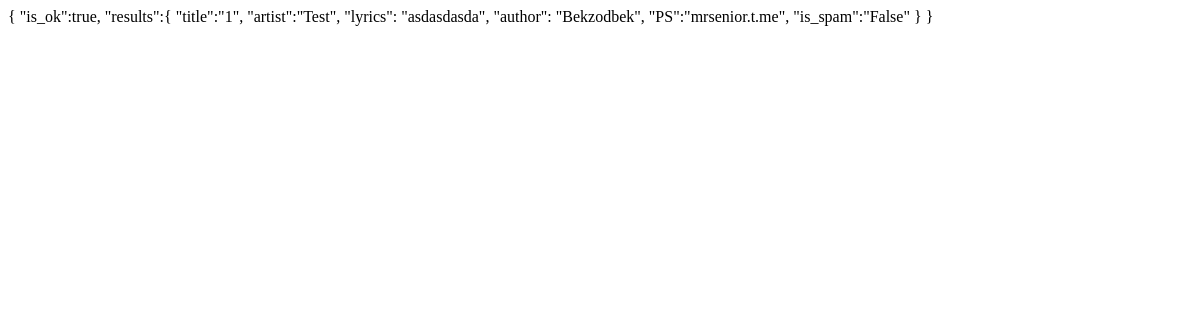
/results/, run on an earlier commit of the app's database.
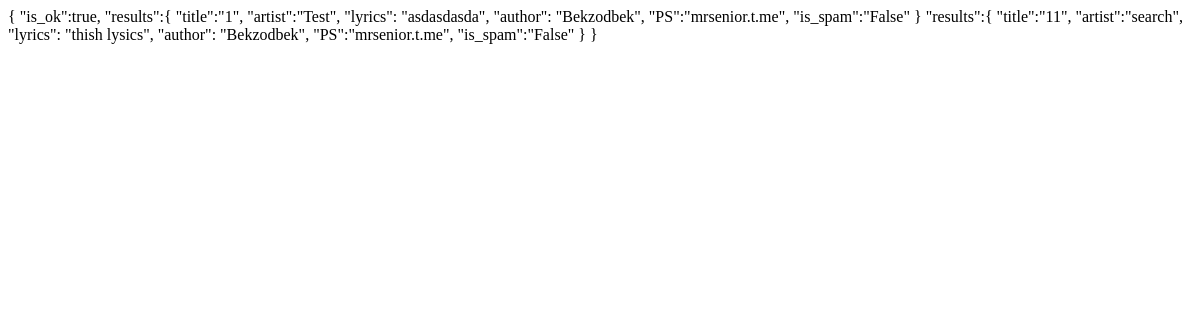
And on a later commit of the database.
### api/models.py (models this page shows, shortened)
class Api(models.Model):
    author = models.ForeignKey(MyUser, on_delete=models.CASCADE)
    title = models.CharField(max_length=30)
    artist = models.CharField(max_length=200)
    lyrics = models.TextField(max_length=70000)
    ps = models.CharField(max_length=50, default="mrsenior.t.me")
    spam = models.BooleanField(default=False)

class MyUser(AbstractUser):
    is_organiser = models.BooleanField(default=False)
    is_agent = models.BooleanField(default=False)

### api/views.py (the view)
# urls.py: path("results/", search_view, name="search"),
def search_view(request):
    get = request.GET.get("search", "")
    if 'search' in request.GET:
        search = request.GET['search']
        full_search = Q(Q(artist__icontains=search) | Q(Q(title__icontains=search)))
        api = Api.objects.filter(full_search)[:1]
    else:
        api = Api.objects.all()
    context = {
        "api":api,
        "get":get
    }
    return render(request, "pages/results.html", context)

### templates/pages/results.html (shortened to what this page needs)
{% if api %}
    {% for a in api %}
    "results":{
        "title":"{{ a.title }}",
        "artist":"{{ a.artist }}",
        "lyrics": "{{ a.lyrics }}",
        "author": "{{ a.author }}",
        "PS":"{{ a.ps }}",
        "is_spam":"{{ a.spam }}"
    }
    {% endfor %}
}
{%endif %}

What changed in the data, as far as the page shows it:
added Api: title "11", artist "search", lyrics "thish lysics", author "Bekzodbek", ps "mrsenior.t.me", spam "False"
